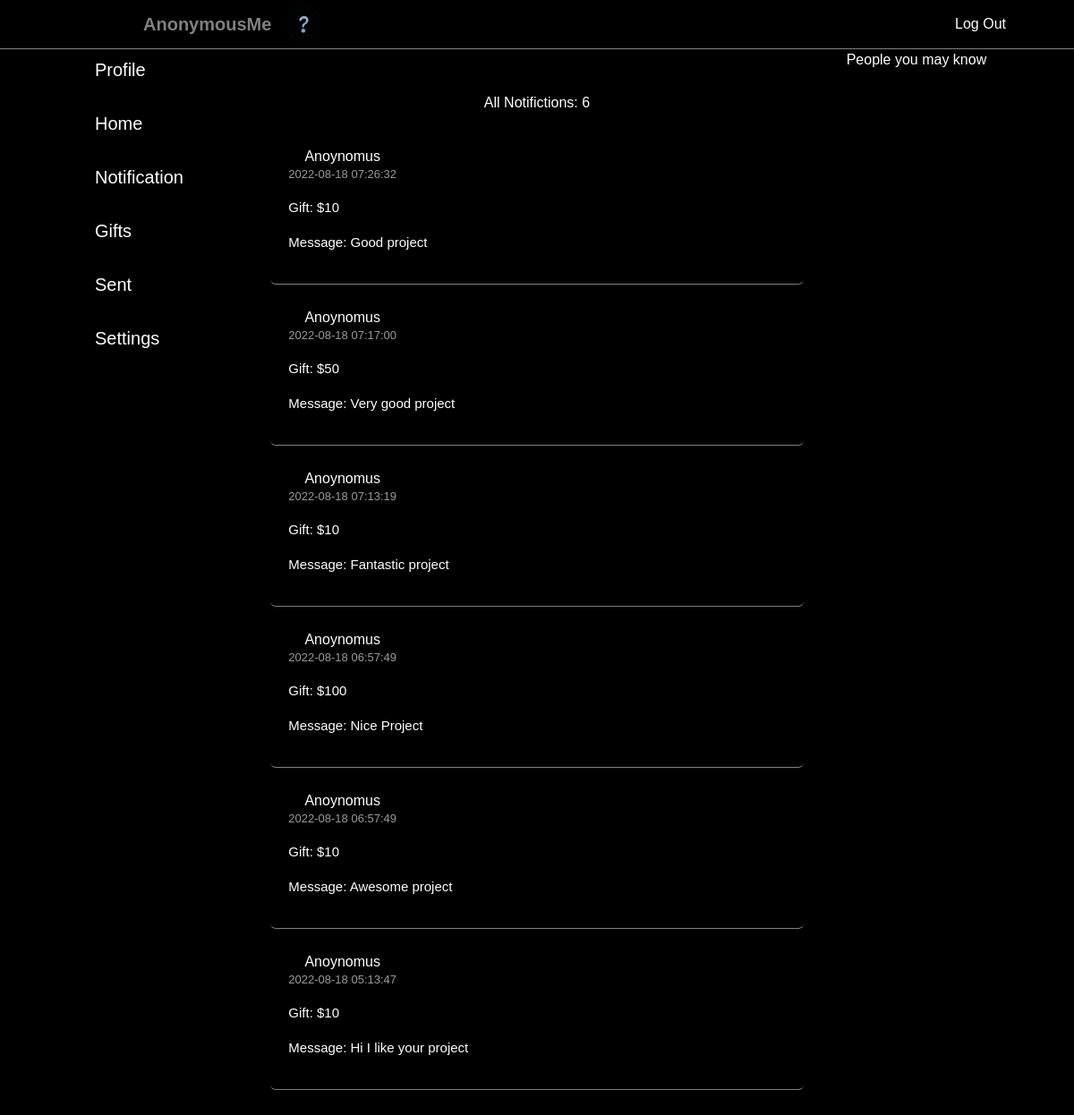
Page /all_notification (signed in) on the committed database.
### tables this page shows
CREATE TABLE notification(user_id INTEGER, message TEXT, gift  NUMERIC NOT NULL, datetime DATETIME);

### application.py (the view)
@app.route("/all_notification")
@login_required
def notification():
    user_id = session["user_id"]
    notification = db.execute("SELECT message,gift,datetime FROM notification where user_id = ? ORDER BY datetime DESC", user_id)
    total = 0
    for data in notification:
        messages = data['message']
        total += 1
    return render_template("notification.html", notifications=notification, total=total)

### application.py (called while the page is built)
@app.after_request
def after_request(response):
    response.headers["Cache-Control"] = "no-cache, no-store, must-revalidate"
    response.headers["Expires"] = 0
    response.headers["Pragma"] = "no-cache"
    return response

### helpers.py (called while the page is built)
def login_required(f):
    @wraps(f)
    def decorated_function(*args, **kwargs):
        if session.get("user_id") is None:
            return redirect("/login")
        return f(*args, **kwargs)
    return decorated_function

### templates/notification.html (shortened to what this page needs)
{% extends "layout.html" %}
{% block main %}
    <div action="/all_notification" class="timeline">
        <div class="total">
            <p>All Notifictions: {{ (total) }}</p>
        </div>
            {% for notification in notifications %}
        <div class="post-container">
            <div class="user-profile">
                <div>
                   <p>Anoynomus</p>
                   <span>{{notification['datetime']}}</span>
                </div>
            </div>
            <div class="post-text">
                <p>Gift: ${{notification['gift']}}</p>
                <p class="post-text">Message: {{notification['message']}}</p>
            </div>
        </div>
            {% endfor %}
    </div>
{% endblock %}

### static/styles.css (style rules this page uses)
html, body { margin: 0; padding: 0; min-height: 100%; font-family: sans-serif; background: #000000; }
.timeline { width:100%; }
.post-container { width: auto; background: black; border-radius: 6px; padding: 20px; color: #626262; margin: 5px 0; border-bottom: 1px solid grey; }
.user-profile { display: flex; align-items: flex-start; }
.user-profile p { margin-bottom : -5px; font-weight: 500; color: white; }
.user-profile span { font-size: 13px; color: #9a9a9a; }
.post-text { color: #9a9a9a; margin: 15px 0; font-size: 15px; }
.post-text p { color: white; font-size: 15px; text-align: left; }
.total { width: auto; background: black; border-radius: 6px; color: #626262; }
.total p { text-align:center; color: white; }

### templates/layout.html (style rules this page uses)
body { margin: 0; }

### rows in the picture
notification: datetime "2022-08-18 07:26:32", gift "10", message "Good project"
notification: datetime "2022-08-18 07:17:00", gift "50", message "Very good project"
notification: datetime "2022-08-18 07:13:19", gift "10", message "Fantastic project"
notification: datetime "2022-08-18 06:57:49", gift "100", message "Nice Project"
notification: datetime "2022-08-18 06:57:49", gift "10", message "Awesome project"
notification: datetime "2022-08-18 05:13:47", gift "10", message "Hi I like your project"

### other values in the picture
{{ (total) }} "6"
